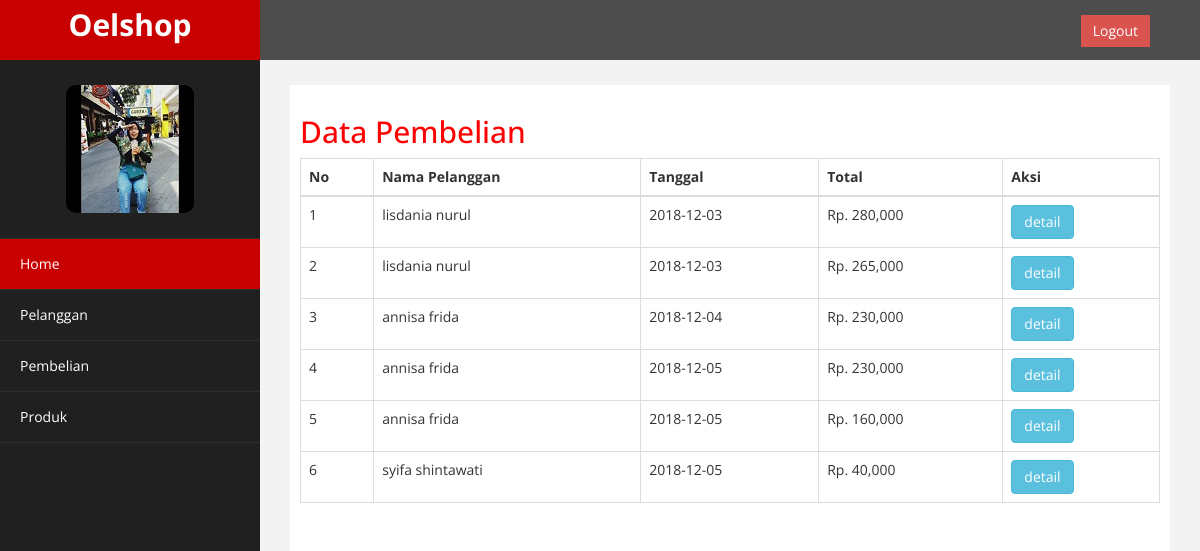
The app's page /Admin/pembelian.php with its own data.
### tables this page shows
CREATE TABLE `pembelian` (
  `id_pembelian` int(11) NOT NULL,
  `id_pelanggan` int(11) NOT NULL,
  `id_ongkir` int(11) NOT NULL,
  `tanggal_pembelian` date NOT NULL,
  `harga` int(11) NOT NULL,
  `total_pembelian` int(100) NOT NULL
);

CREATE TABLE `pelanggan` (
  `id_pelanggan` int(11) NOT NULL,
  `email_pelanggan` varchar(100) NOT NULL,
  `password_pelanggan` varchar(50) NOT NULL,
  `nama_pelanggan` varchar(100) NOT NULL,
  `no_telp` varchar(15) NOT NULL
);

### Admin/pembelian.php (the view, shortened to what this page needs)
<!DOCTYPE html>
<html xmlns="http://www.w3.org/1999/xhtml">
<head>
    <link href="assets/css/bootstrap.css" rel="stylesheet" />
    <link href="assets/css/font-awesome.css" rel="stylesheet" />
    <link href="assets/js/morris/morris-0.4.3.min.css" rel="stylesheet" />
    <link href="assets/css/custom.css" rel="stylesheet" />
</head>
<body>
    <div id="wrapper">
        <nav class="navbar navbar-default navbar-cls-top " role="navigation" style="margin-bottom: 0">
            <div class="navbar-header">
                <a class="navbar-brand" href="index.html">Oelshop</a>
            </div>
  <div style="color: white;
padding: 15px 50px 5px 50px;
float: right;
font-size: 16px;">  <a href="logout.php" class="btn btn-danger square-btn-adjust">Logout</a> </div>
        </nav>
                <nav class="navbar-default navbar-side" role="navigation">
            <div class="sidebar-collapse">
                <ul class="nav" id="main-menu">
        <li class="text-center">
                    <img src="assets/img/nisa.jpg" class="user-image img-responsive"/>
          </li>
                      <li>
                        <a class="active-menu"  href="index.php"><i class=""></i> Home</a>
                    </li>
                    <li>
                        <a   href="pelanggan.php"><i class=""></i> Pelanggan</a>
                    </li>
                      <li>
                        <a  href="pembelian.php"><i class=""></i> Pembelian</a>
                    </li>
                     <li>
                        <a  href="produk.php"><i class=""></i> Produk</a>
                    </li>
            </div>
        </nav>
        <div id="page-wrapper" >
            <div id="page-inner">
                <div class="row">
                    <div class="col-md-12">
                    	 <?php include 'koneksi.php';?>
<h2>Data Pembelian</h2>
<table class="table table-bordered">
	<thead>
		<tr>
			<th>No</th>
			<th>Nama Pelanggan</th>
			<th>Tanggal</th>
			<th>Total</th>
			<th>Aksi</th>
		</tr>
	</thead>
	<tbody>
		<?php $nomor=1; ?>
		<?php $ambil=$koneksi->query("SELECT * FROM pembelian JOIN pelanggan ON pembelian.id_pelanggan=pelanggan.id_pelanggan"); ?>
		<?php while($pecah = $ambil->fetch_assoc()){ ?>
		<tr>
			<td><?php echo $nomor; ?></td>
			<td><?php echo $pecah['nama_pelanggan']; ?></td>
			<td><?php echo $pecah['tanggal_pembelian']; ?></td>
			<td> Rp. <?php echo number_format($pecah['total_pembelian']); ?></td>
			<td>
				<a href="detail.php?halaman=detail&id=<?php echo $pecah['id_pembelian']; ?>" class="btn btn-info">detail</a>
			</td>
		</tr>
		<?php $nomor++; ?>
	    <?php } ?>
	</tbody>
</table>
                    </div>
                </div>
                </div>
                </div>
                </div>
</body>
</html>

### Admin/assets/css/custom.css (style rules this page uses)
body { font-family: 'Open Sans', sans-serif; }
#wrapper { width: 100%; background:#202020; }
#page-wrapper { padding: 15px 15px; min-height: 600px; background:#F3F3F3; }
#page-inner { width:100%; margin:10px 20px 10px 0px; background-color:#fff!important; padding:10px; min-height:1200px; }
.text-center { text-align:center; }
h2 { color: #f00; }
.square-btn-adjust { border: 0px solid transparent; -webkit-border-radius: 0px; -moz-border-radius: 0px; border-radius: 0px; }
.user-image { margin: 25px auto; -webkit-border-radius: 10px; -moz-border-radius: 10px; border-radius: 10px; max-height:170px; max-width:170px; }
.navbar-cls-top .navbar-brand { color: #fff; background: #C90000; width: 260px; text-align: center; height: 60px; font-size: 30px; font-weight: 700; }
.active-menu { background-color:#C90000!important; }
.sidebar-collapse , .sidebar-collapse .nav { background:none; }
.sidebar-collapse .nav { padding:0; }
.sidebar-collapse .nav > li > a { color:#fff; background:#202020; text-shadow:none; }
.sidebar-collapse > .nav > li > a { padding:15px 10px; }
.sidebar-collapse > .nav > li { border-bottom: 1px solid rgba(107, 108, 109, 0.19); }
.navbar-side { border:none; background-color: #202020; }
.navbar-cls-top { background:#4D4D4D; border-bottom:none; }
.navbar-default { border:0px solid black; }
.navbar-header { background: #A70303; }
@media (min-width:768px) { #page-wrapper { margin: 0 0 0 260px; padding: 15px 30px; min-height: 1200px; } }
@media (min-width:768px) { .navbar-side { z-index: 1; position: absolute; width: 260px; } }
@media (min-width:768px) { .navbar { border-radius: 0px; } }

### records on screen
pembelian: id_pelanggan.nama_pelanggan "lisdania nurul", tanggal_pembelian "2018-12-03", total_pembelian "280,000"
pembelian: id_pelanggan.nama_pelanggan "lisdania nurul", tanggal_pembelian "2018-12-03", total_pembelian "265,000"
pembelian: id_pelanggan.nama_pelanggan "annisa frida", tanggal_pembelian "2018-12-04", total_pembelian "230,000"
pembelian: id_pelanggan.nama_pelanggan "annisa frida", tanggal_pembelian "2018-12-05", total_pembelian "230,000"
pembelian: id_pelanggan.nama_pelanggan "annisa frida", tanggal_pembelian "2018-12-05", total_pembelian "160,000"
pembelian: id_pelanggan.nama_pelanggan "syifa shintawati", tanggal_pembelian "2018-12-05", total_pembelian "40,000"
